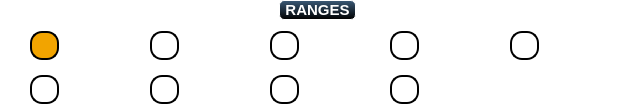
    <widget class="QGroupBox" name="CapacitanceRanges">
     <property name="geometry">
      <rect>
       <x>30</x>
       <y>110</y>
       <width>630</width>
       <height>112</height>
      </rect>
     </property>
     <property name="font">
      <font>
       <pointsize>-1</pointsize>
       <weight>75</weight>
       <italic>false</italic>
       <bold>true</bold>
      </font>
     </property>
     <property name="styleSheet">
      <string notr="true">QGroupBox {
     background-color: rgba(0,0,0,0);
     border: 1px solid white;
     border-radius: 5px;
     margin-top: 1ex; /* leave space at the top for the title */
	 font:bold 15px;	
 }

 QGroupBox::title {
	border:1px solid white;
	border-radius:5px;
     subcontrol-origin: margin;
     subcontrol-position: top center; /* position at the top center */
     padding: 0 3px;
	 color:white;
     background-color: qlineargradient(x1: 0, y1: 0, x2: 0, y2: 1,stop: 0 #3a5976, stop: 1 #000000);
 }</string>
     </property>
     <property name="title">
      <string>RANGES</string>
     </property>
     <widget class="QWidget" name="gridLayoutWidget_3">
      <property name="geometry">
       <rect>
        <x>30</x>
        <y>26</y>
        <width>594</width>
        <height>82</height>
       </rect>
      </property>
      <layout class="QGridLayout" name="gridLayout_3">
       <item row="0" column="0">
        <widget class="QRadioButton" name="C100pF">
         <property name="sizePolicy">
          <sizepolicy hsizetype="Minimum" vsizetype="Minimum">
           <horstretch>0</horstretch>
           <verstretch>0</verstretch>
          </sizepolicy>
         </property>
         <property name="palette">
          <palette>
           <active>
            <colorrole role="WindowText">
             <brush brushstyle="SolidPattern">
              <color alpha="255">
               <red>255</red>
               <green>255</green>
               <blue>255</blue>
              </color>
             </brush>
            </colorrole>
           </active>
           <inactive>
            <colorrole role="WindowText">
             <brush brushstyle="SolidPattern">
              <color alpha="255">
               <red>255</red>
               <green>255</green>
               <blue>255</blue>
              </color>
             </brush>
            </colorrole>
           </inactive>
           <disabled>
            <colorrole role="WindowText">
             <brush brushstyle="SolidPattern">
              <color alpha="255">
               <red>116</red>
               <green>116</green>
               <blue>116</blue>
              </color>
             </brush>
            </colorrole>
           </disabled>
          </palette>
         </property>
         <property name="font">
          <font>
           <pointsize>-1</pointsize>
           <weight>75</weight>
           <italic>false</italic>
           <bold>true</bold>
          </font>
         </property>
         <property name="focusPolicy">
          <enum>Qt::NoFocus</enum>
         </property>
         <property name="styleSheet">
          <string notr="true">QRadioButton{
font:bold 25px;
}
 QRadioButton::indicator {
     width: 25px;
     height:25px;
   border: 2px solid black;
	 border-radius:12px;

 }
 QRadioButton::indicator::unchecked {
		background-color:white;
     }

     QRadioButton::indicator:unchecked:hover {
		background-color:white;
     }

     QRadioButton::indicator:unchecked:pressed {
		background-color:white;
     }

     QRadioButton::indicator::checked {
		background-color:#f2a400;
     }

     QRadioButton::indicator:checked:hover {
		background-color:#f2a400;
     }

     QRadioButton::indicator:checked:pressed {
		background-color:#f2a400;
     }</string>
         </property>
         <property name="text">
          <string>100pF</string>
         </property>
         <property name="checked">
          <bool>true</bool>
         </property>
        </widget>
       </item>
       <item row="0" column="1">
        <widget class="QRadioButton" name="C1nF">
         <property name="sizePolicy">
          <sizepolicy hsizetype="Minimum" vsizetype="Minimum">
           <horstretch>0</horstretch>
           <verstretch>0</verstretch>
          </sizepolicy>
         </property>
         <property name="palette">
          <palette>
           <active>
            <colorrole role="WindowText">
             <brush brushstyle="SolidPattern">
              <color alpha="255">
               <red>255</red>
               <green>255</green>
               <blue>255</blue>
              </color>
             </brush>
            </colorrole>
           </active>
           <inactive>
            <colorrole role="WindowText">
             <brush brushstyle="SolidPattern">
              <color alpha="255">
               <red>255</red>
               <green>255</green>
               <blue>255</blue>
              </color>
             </brush>
            </colorrole>
           </inactive>
           <disabled>
            <colorrole role="WindowText">
             <brush brushstyle="SolidPattern">
              <color alpha="255">
               <red>116</red>
               <green>116</green>
               <blue>116</blue>
              </color>
             </brush>
            </colorrole>
           </disabled>
          </palette>
         </property>
         <property name="font">
          <font>
           <pointsize>-1</pointsize>
           <weight>75</weight>
           <italic>false</italic>
           <bold>true</bold>
          </font>
         </property>
         <property name="focusPolicy">
          <enum>Qt::NoFocus</enum>
         </property>
         <property name="styleSheet">
          <string notr="true">QRadioButton{
font:bold 25px;
}
 QRadioButton::indicator {
     width: 25px;
     height:25px;
   border: 2px solid black;
	 border-radius:12px;

 }
 QRadioButton::indicator::unchecked {
		background-color:white;
     }

     QRadioButton::indicator:unchecked:hover {
		background-color:white;
     }

     QRadioButton::indicator:unchecked:pressed {
		background-color:white;
     }

     QRadioButton::indicator::checked {
		background-color:#f2a400;
     }

     QRadioButton::indicator:checked:hover {
		background-color:#f2a400;
     }

     QRadioButton::indicator:checked:pressed {
		background-color:#f2a400;
     }</string>
         </property>
         <property name="text">
          <string>1nF</string>
         </property>
        </widget>
       </item>
       <item row="0" column="2">
        <widget class="QRadioButton" name="C10nF">
         <property name="sizePolicy">
          <sizepolicy hsizetype="Minimum" vsizetype="Minimum">
           <horstretch>0</horstretch>
           <verstretch>0</verstretch>
          </sizepolicy>
         </property>
         <property name="palette">
          <palette>
           <active>
            <colorrole role="WindowText">
             <brush brushstyle="SolidPattern">
              <color alpha="255">
               <red>255</red>
               <green>255</green>
               <blue>255</blue>
              </color>
             </brush>
            </colorrole>
           </active>
           <inactive>
            <colorrole role="WindowText">
             <brush brushstyle="SolidPattern">
              <color alpha="255">
               <red>255</red>
               <green>255</green>
               <blue>255</blue>
              </color>
             </brush>
            </colorrole>
           </inactive>
           <disabled>
            <colorrole role="WindowText">
             <brush brushstyle="SolidPattern">
              <color alpha="255">
               <red>116</red>
               <green>116</green>
               <blue>116</blue>
              </color>
             </brush>
            </colorrole>
           </disabled>
          </palette>
         </property>
         <property name="font">
          <font>
           <pointsize>-1</pointsize>
           <weight>75</weight>
           <italic>false</italic>
           <bold>true</bold>
          </font>
         </property>
         <property name="focusPolicy">
          <enum>Qt::NoFocus</enum>
         </property>
         <property name="styleSheet">
          <string notr="true">QRadioButton{
font:bold 25px;
}
 QRadioButton::indicator {
     width: 25px;
     height:25px;
   border: 2px solid black;
	 border-radius:12px;

 }
 QRadioButton::indicator::unchecked {
		background-color:white;
     }

     QRadioButton::indicator:unchecked:hover {
		background-color:white;
     }

     QRadioButton::indicator:unchecked:pressed {
		background-color:white;
     }

     QRadioButton::indicator::checked {
		background-color:#f2a400;
     }

     QRadioButton::indicator:checked:hover {
		background-color:#f2a400;
     }

     QRadioButton::indicator:checked:pressed {
		background-color:#f2a400;
     }</string>
         </property>
         <property name="text">
          <string>10nF</string>
         </property>
        </widget>
       </item>
       <item row="0" column="3">
        <widget class="QRadioButton" name="C100nF">
         <property name="sizePolicy">
          <sizepolicy hsizetype="Minimum" vsizetype="Minimum">
           <horstretch>0</horstretch>
           <verstretch>0</verstretch>
          </sizepolicy>
         </property>
         <property name="palette">
          <palette>
           <active>
            <colorrole role="WindowText">
             <brush brushstyle="SolidPattern">
              <color alpha="255">
               <red>255</red>
               <green>255</green>
               <blue>255</blue>
              </color>
             </brush>
            </colorrole>
           </active>
           <inactive>
            <colorrole role="WindowText">
             <brush brushstyle="SolidPattern">
              <color alpha="255">
               <red>255</red>
               <green>255</green>
               <blue>255</blue>
              </color>
             </brush>
            </colorrole>
           </inactive>
           <disabled>
            <colorrole role="WindowText">
             <brush brushstyle="SolidPattern">
              <color alpha="255">
               <red>116</red>
               <green>116</green>
               <blue>116</blue>
              </color>
             </brush>
            </colorrole>
           </disabled>
          </palette>
         </property>
         <property name="font">
          <font>
           <pointsize>-1</pointsize>
           <weight>75</weight>
           <italic>false</italic>
           <bold>true</bold>
          </font>
         </property>
         <property name="focusPolicy">
          <enum>Qt::NoFocus</enum>
         </property>
         <property name="styleSheet">
          <string notr="true">QRadioButton{
font:bold 25px;
}
 QRadioButton::indicator {
     width: 25px;
     height:25px;
   border: 2px solid black;
	 border-radius:12px;

 }
 QRadioButton::indicator::unchecked {
		background-color:white;
     }

     QRadioButton::indicator:unchecked:hover {
		background-color:white;
     }

     QRadioButton::indicator:unchecked:pressed {
		background-color:white;
     }

     QRadioButton::indicator::checked {
		background-color:#f2a400;
     }

     QRadioButton::indicator:checked:hover {
		background-color:#f2a400;
     }

     QRadioButton::indicator:checked:pressed {
		background-color:#f2a400;
     }</string>
         </property>
         <property name="text">
          <string>100nF</string>
         </property>
        </widget>
       </item>
       <item row="0" column="4">
        <widget class="QRadioButton" name="C1uF">
         <property name="sizePolicy">
          <sizepolicy hsizetype="Minimum" vsizetype="Minimum">
           <horstretch>0</horstretch>
           <verstretch>0</verstretch>
          </sizepolicy>
         </property>
         <property name="palette">
          <palette>
           <active>
            <colorrole role="WindowText">
             <brush brushstyle="SolidPattern">
              <color alpha="255">
               <red>255</red>
               <green>255</green>
               <blue>255</blue>
              </color>
             </brush>
            </colorrole>
           </active>
           <inactive>
            <colorrole role="WindowText">
             <brush brushstyle="SolidPattern">
              <color alpha="255">
               <red>255</red>
               <green>255</green>
               <blue>255</blue>
              </color>
             </brush>
            </colorrole>
           </inactive>
           <disabled>
            <colorrole role="WindowText">
             <brush brushstyle="SolidPattern">
              <color alpha="255">
               <red>116</red>
               <green>116</green>
               <blue>116</blue>
              </color>
             </brush>
            </colorrole>
           </disabled>
          </palette>
         </property>
         <property name="font">
          <font>
           <pointsize>-1</pointsize>
           <weight>75</weight>
           <italic>false</italic>
           <bold>true</bold>
          </font>
         </property>
         <property name="focusPolicy">
          <enum>Qt::NoFocus</enum>
         </property>
         <property name="styleSheet">
          <string notr="true">QRadioButton{
font:bold 25px;
}
 QRadioButton::indicator {
     width: 25px;
     height:25px;
   border: 2px solid black;
	 border-radius:12px;

 }
 QRadioButton::indicator::unchecked {
		background-color:white;
     }

     QRadioButton::indicator:unchecked:hover {
		background-color:white;
     }

     QRadioButton::indicator:unchecked:pressed {
		background-color:white;
     }

     QRadioButton::indicator::checked {
		background-color:#f2a400;
     }

     QRadioButton::indicator:checked:hover {
		background-color:#f2a400;
     }

     QRadioButton::indicator:checked:pressed {
		background-color:#f2a400;
     }</string>
         </property>
         <property name="text">
          <string>1uF</string>
         </property>
        </widget>
       </item>
       <item row="1" column="0">
        <widget class="QRadioButton" name="C10uF">
         <property name="sizePolicy">
          <sizepolicy hsizetype="Minimum" vsizetype="Minimum">
           <horstretch>0</horstretch>
           <verstretch>0</verstretch>
          </sizepolicy>
         </property>
         <property name="palette">
          <palette>
           <active>
            <colorrole role="WindowText">
             <brush brushstyle="SolidPattern">
              <color alpha="255">
               <red>255</red>
               <green>255</green>
               <blue>255</blue>
              </color>
             </brush>
            </colorrole>
           </active>
           <inactive>
            <colorrole role="WindowText">
             <brush brushstyle="SolidPattern">
              <color alpha="255">
               <red>255</red>
               <green>255</green>
               <blue>255</blue>
              </color>
             </brush>
            </colorrole>
           </inactive>
           <disabled>
            <colorrole role="WindowText">
             <brush brushstyle="SolidPattern">
              <color alpha="255">
               <red>116</red>
               <green>116</green>
               <blue>116</blue>
              </color>
             </brush>
            </colorrole>
           </disabled>
          </palette>
         </property>
         <property name="font">
          <font>
           <pointsize>-1</pointsize>
           <weight>75</weight>
           <italic>false</italic>
           <bold>true</bold>
          </font>
         </property>
         <property name="focusPolicy">
          <enum>Qt::NoFocus</enum>
         </property>
         <property name="styleSheet">
          <string notr="true">QRadioButton{
font:bold 25px;
}
 QRadioButton::indicator {
     width: 25px;
     height:25px;
   border: 2px solid black;
	 border-radius:12px;

 }
 QRadioButton::indicator::unchecked {
		background-color:white;
     }

     QRadioButton::indicator:unchecked:hover {
		background-color:white;
     }

     QRadioButton::indicator:unchecked:pressed {
		background-color:white;
     }

     QRadioButton::indicator::checked {
		background-color:#f2a400;
     }

     QRadioButton::indicator:checked:hover {
		background-color:#f2a400;
     }

     QRadioButton::indicator:checked:pressed {
		background-color:#f2a400;
     }</string>
         </property>
         <property name="text">
          <string>10uF</string>
         </property>
        </widget>
       </item>
       <item row="1" column="1">
        <widget class="QRadioButton" name="C100uF">
         <property name="sizePolicy">
          <sizepolicy hsizetype="Minimum" vsizetype="Minimum">
           <horstretch>0</horstretch>
           <verstretch>0</verstretch>
          </sizepolicy>
         </property>
         <property name="palette">
          <palette>
           <active>
            <colorrole role="WindowText">
             <brush brushstyle="SolidPattern">
              <color alpha="255">
               <red>255</red>
               <green>255</green>
               <blue>255</blue>
              </color>
             </brush>
            </colorrole>
           </active>
           <inactive>
            <colorrole role="WindowText">
             <brush brushstyle="SolidPattern">
              <color alpha="255">
               <red>255</red>
               <green>255</green>
               <blue>255</blue>
              </color>
             </brush>
            </colorrole>
           </inactive>
           <disabled>
            <colorrole role="WindowText">
             <brush brushstyle="SolidPattern">
              <color alpha="255">
               <red>116</red>
               <green>116</green>
               <blue>116</blue>
              </color>
             </brush>
            </colorrole>
           </disabled>
          </palette>
         </property>
         <property name="font">
          <font>
           <pointsize>-1</pointsize>
           <weight>75</weight>
           <italic>false</italic>
           <bold>true</bold>
          </font>
         </property>
         <property name="focusPolicy">
          <enum>Qt::NoFocus</enum>
         </property>
         <property name="styleSheet">
          <string notr="true">QRadioButton{
font:bold 25px;
}
 QRadioButton::indicator {
     width: 25px;
     height:25px;
   border: 2px solid black;
	 border-radius:12px;

 }
 QRadioButton::indicator::unchecked {
		background-color:white;
     }

     QRadioButton::indicator:unchecked:hover {
		background-color:white;
     }

     QRadioButton::indicator:unchecked:pressed {
		background-color:white;
     }

     QRadioButton::indicator::checked {
		background-color:#f2a400;
     }

     QRadioButton::indicator:checked:hover {
		background-color:#f2a400;
     }

     QRadioButton::indicator:checked:pressed {
		background-color:#f2a400;
     }</string>
         </property>
         <property name="text">
          <string>100uF</string>
         </property>
        </widget>
       </item>
       <item row="1" column="2">
        <widget class="QRadioButton" name="C1mF">
         <property name="sizePolicy">
          <sizepolicy hsizetype="Minimum" vsizetype="Minimum">
           <horstretch>0</horstretch>
           <verstretch>0</verstretch>
          </sizepolicy>
         </property>
         <property name="palette">
          <palette>
           <active>
            <colorrole role="WindowText">
             <brush brushstyle="SolidPattern">
              <color alpha="255">
               <red>255</red>
               <green>255</green>
               <blue>255</blue>
              </color>
             </brush>
            </colorrole>
           </active>
           <inactive>
            <colorrole role="WindowText">
             <brush brushstyle="SolidPattern">
              <color alpha="255">
               <red>255</red>
               <green>255</green>
               <blue>255</blue>
              </color>
             </brush>
            </colorrole>
           </inactive>
           <disabled>
            <colorrole role="WindowText">
             <brush brushstyle="SolidPattern">
              <color alpha="255">
               <red>116</red>
               <green>116</green>
               <blue>116</blue>
              </color>
             </brush>
            </colorrole>
           </disabled>
          </palette>
         </property>
         <property name="font">
          <font>
           <pointsize>-1</pointsize>
           <weight>75</weight>
           <italic>false</italic>
           <bold>true</bold>
          </font>
         </property>
         <property name="focusPolicy">
          <enum>Qt::NoFocus</enum>
         </property>
         <property name="styleSheet">
          <string notr="true">QRadioButton{
font:bold 25px;
}
 QRadioButton::indicator {
     width: 25px;
     height:25px;
   border: 2px solid black;
	 border-radius:12px;

 }
 QRadioButton::indicator::unchecked {
		background-color:white;
     }

     QRadioButton::indicator:unchecked:hover {
		background-color:white;
     }

     QRadioButton::indicator:unchecked:pressed {
		background-color:white;
     }

     QRadioButton::indicator::checked {
		background-color:#f2a400;
     }

     QRadioButton::indicator:checked:hover {
		background-color:#f2a400;
     }

     QRadioButton::indicator:checked:pressed {
		background-color:#f2a400;
     }</string>
         </property>
         <property name="text">
          <string>1mF</string>
         </property>
        </widget>
       </item>
       <item row="1" column="3">
        <widget class="QRadioButton" name="C10mF">
         <property name="sizePolicy">
          <sizepolicy hsizetype="Minimum" vsizetype="Minimum">
           <horstretch>0</horstretch>
           <verstretch>0</verstretch>
          </sizepolicy>
         </property>
         <property name="palette">
          <palette>
           <active>
            <colorrole role="WindowText">
             <brush brushstyle="SolidPattern">
              <color alpha="255">
               <red>255</red>
               <green>255</green>
               <blue>255</blue>
              </color>
             </brush>
            </colorrole>
           </active>
           <inactive>
            <colorrole role="WindowText">
             <brush brushstyle="SolidPattern">
              <color alpha="255">
               <red>255</red>
               <green>255</green>
               <blue>255</blue>
              </color>
             </brush>
            </colorrole>
           </inactive>
           <disabled>
            <colorrole role="WindowText">
             <brush brushstyle="SolidPattern">
              <color alpha="255">
               <red>116</red>
               <green>116</green>
               <blue>116</blue>
              </color>
             </brush>
            </colorrole>
           </disabled>
          </palette>
         </property>
         <property name="font">
          <font>
           <pointsize>-1</pointsize>
           <weight>75</weight>
           <italic>false</italic>
           <bold>true</bold>
          </font>
         </property>
         <property name="focusPolicy">
          <enum>Qt::NoFocus</enum>
         </property>
         <property name="styleSheet">
          <string notr="true">QRadioButton{
font:bold 25px;
}
 QRadioButton::indicator {
     width: 25px;
     height:25px;
   border: 2px solid black;
	 border-radius:12px;

 }
 QRadioButton::indicator::unchecked {
		background-color:white;
     }

     QRadioButton::indicator:unchecked:hover {
		background-color:white;
     }

     QRadioButton::indicator:unchecked:pressed {
		background-color:white;
     }

     QRadioButton::indicator::checked {
		background-color:#f2a400;
     }

     QRadioButton::indicator:checked:hover {
		background-color:#f2a400;
     }

     QRadioButton::indicator:checked:pressed {
		background-color:#f2a400;
     }</string>
         </property>
         <property name="text">
          <string>10mF</string>
         </property>
        </widget>
       </item>
      </layout>
     </widget>
    </widget>
